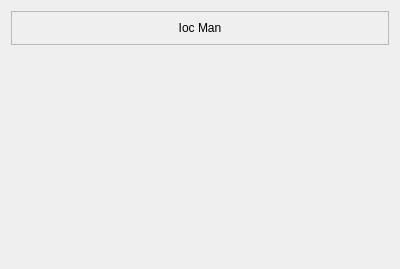
<?xml version="1.0" encoding="UTF-8"?>
<ui version="4.0">
 <class>Form</class>
 <widget class="QWidget" name="Form">
  <property name="geometry">
   <rect>
    <x>0</x>
    <y>0</y>
    <width>400</width>
    <height>269</height>
   </rect>
  </property>
  <property name="windowTitle">
   <string>Form</string>
  </property>
  <layout class="QGridLayout" name="gridLayout_2">
   <item row="0" column="0">
    <layout class="QGridLayout" name="gridLayout">
     <item row="1" column="0">
      <widget class="QFrame" name="frame">
       <property name="frameShape">
        <enum>QFrame::StyledPanel</enum>
       </property>
       <property name="frameShadow">
        <enum>QFrame::Raised</enum>
       </property>
       <layout class="QGridLayout" name="gridLayout_3">
        <item row="0" column="0">
         <widget class="QLabel" name="label">
          <property name="text">
           <string>Ioc Man</string>
          </property>
          <property name="alignment">
           <set>Qt::AlignCenter</set>
          </property>
         </widget>
        </item>
       </layout>
      </widget>
     </item>
     <item row="2" column="0">
      <widget class="QFrame" name="frame_2">
       <property name="frameShape">
        <enum>QFrame::StyledPanel</enum>
       </property>
       <property name="frameShadow">
        <enum>QFrame::Raised</enum>
       </property>
      </widget>
     </item>
     <item row="3" column="0">
      <spacer name="verticalSpacer">
       <property name="orientation">
        <enum>Qt::Vertical</enum>
       </property>
       <property name="sizeHint" stdset="0">
        <size>
         <width>20</width>
         <height>40</height>
        </size>
       </property>
      </spacer>
     </item>
    </layout>
   </item>
  </layout>
 </widget>
 <resources/>
 <connections/>
</ui>
